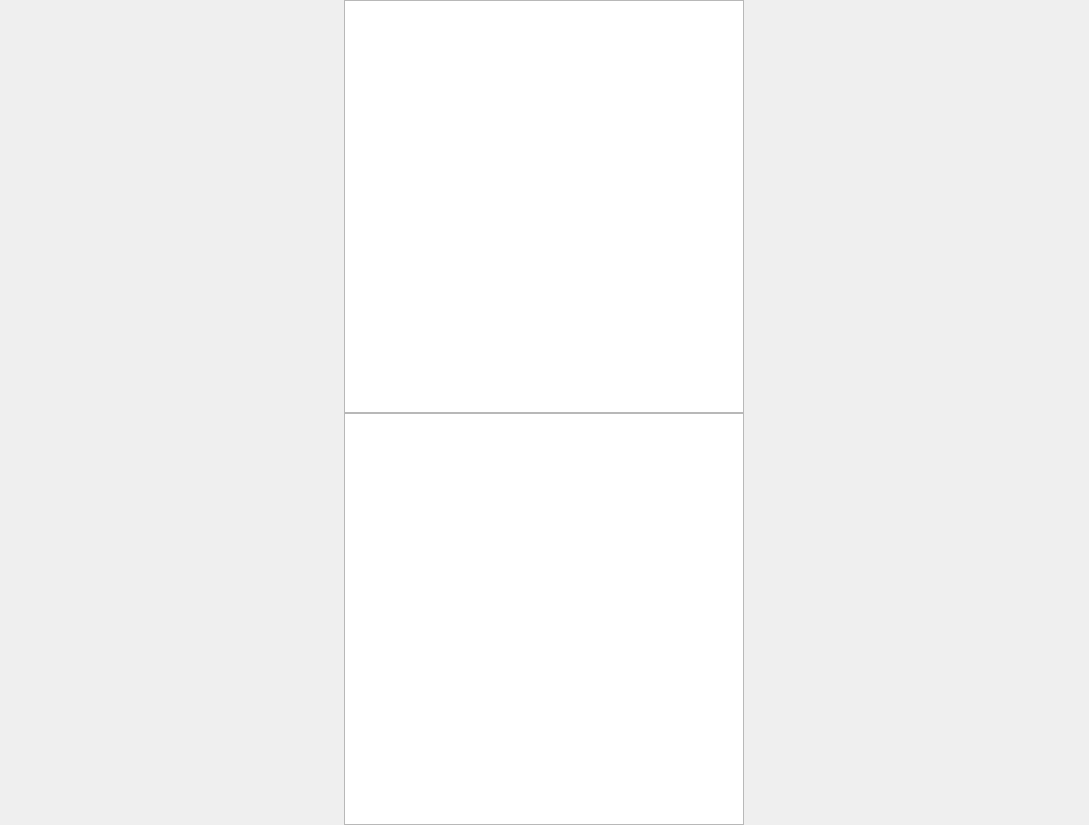
<?xml version="1.0" encoding="UTF-8"?>
<ui version="4.0">
 <class>MGFMapViewerWidget</class>
 <widget class="QWidget" name="MGFMapViewerWidget">
  <property name="geometry">
   <rect>
    <x>0</x>
    <y>0</y>
    <width>1089</width>
    <height>825</height>
   </rect>
  </property>
  <property name="sizePolicy">
   <sizepolicy hsizetype="Expanding" vsizetype="Expanding">
    <horstretch>0</horstretch>
    <verstretch>0</verstretch>
   </sizepolicy>
  </property>
  <property name="minimumSize">
   <size>
    <width>50</width>
    <height>0</height>
   </size>
  </property>
  <property name="windowTitle">
   <string>Form</string>
  </property>
  <layout class="QHBoxLayout" name="horizontalLayout">
   <property name="spacing">
    <number>0</number>
   </property>
   <property name="leftMargin">
    <number>0</number>
   </property>
   <property name="topMargin">
    <number>0</number>
   </property>
   <property name="rightMargin">
    <number>0</number>
   </property>
   <property name="bottomMargin">
    <number>0</number>
   </property>
   <item>
    <layout class="QVBoxLayout" name="MapViewerWidgetContainerLayout">
     <property name="sizeConstraint">
      <enum>QLayout::SetDefaultConstraint</enum>
     </property>
    </layout>
   </item>
   <item>
    <layout class="QVBoxLayout" name="verticalLayout_2">
     <property name="sizeConstraint">
      <enum>QLayout::SetMinimumSize</enum>
     </property>
     <item>
      <widget class="QTreeView" name="entityTreeView">
       <property name="minimumSize">
        <size>
         <width>400</width>
         <height>0</height>
        </size>
       </property>
       <property name="maximumSize">
        <size>
         <width>400</width>
         <height>16777215</height>
        </size>
       </property>
      </widget>
     </item>
     <item>
      <widget class="QTableView" name="attributeTableView">
       <property name="minimumSize">
        <size>
         <width>400</width>
         <height>0</height>
        </size>
       </property>
       <property name="maximumSize">
        <size>
         <width>400</width>
         <height>16777215</height>
        </size>
       </property>
      </widget>
     </item>
    </layout>
   </item>
  </layout>
 </widget>
 <resources/>
 <connections/>
</ui>
